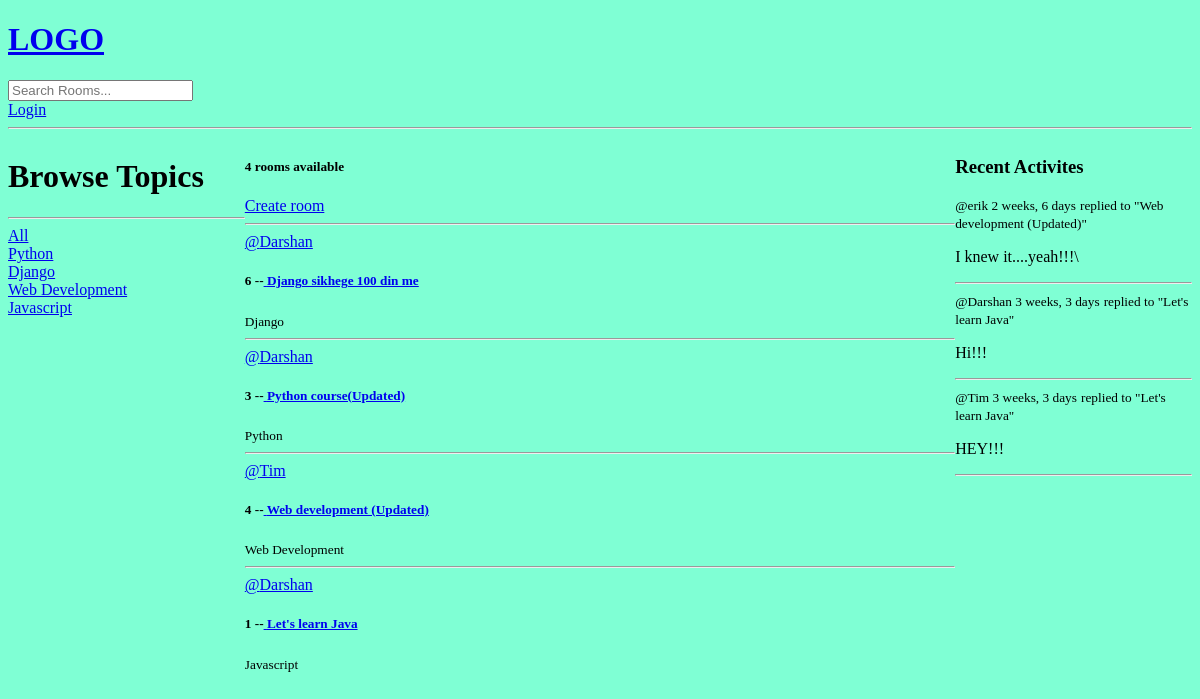
/, run on an earlier commit of the app's database.
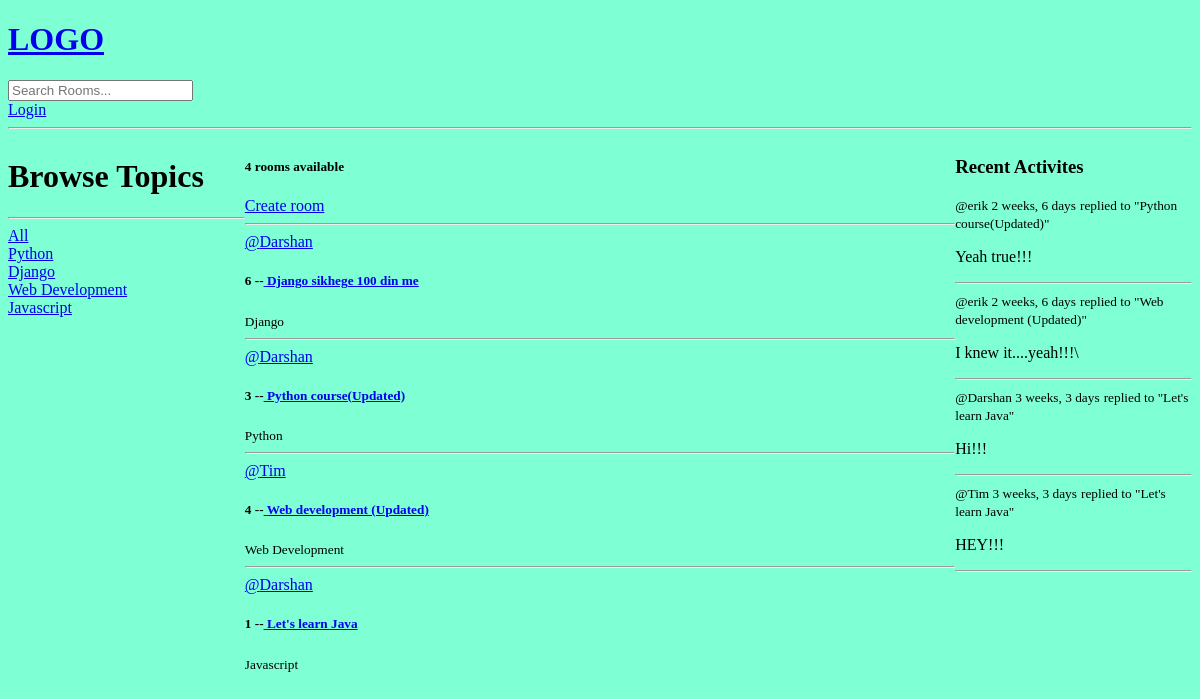
And on a later commit of the database.
### studyapp/models.py (models this page shows)
class Topic(models.Model):
    name=models.CharField(max_length=200)
    def __str__(self):
        return self.name

class Room(models.Model):
    host=models.ForeignKey(User,on_delete=models.CASCADE,null=True)
    topic=models.ForeignKey(Topic,on_delete=models.SET_NULL,null=True)
    name=models.CharField(max_length=200)
    description=models.TextField(null=True,blank=True)
    participants=models.ManyToManyField(User,related_name='participants',blank=True)
    updated=models.DateTimeField(auto_now=True)
    created=models.DateTimeField(auto_now_add=True)
    class Meta:
        ordering=['-updated','-created']
    def __str__(self):
        return self.name

class Message(models.Model):
    user=models.ForeignKey(User,on_delete=models.CASCADE)
    room=models.ForeignKey(Room,on_delete=models.CASCADE)
    body=models.TextField()
    updated=models.DateTimeField(auto_now=True)
    created=models.DateTimeField(auto_now_add=True)
    class Meta:
        ordering=['-updated','-created']
    def __str__(self) :
        return self.body[0:50]

### studyapp/views.py (the view)
# urls.py: path('',views.home,name='home'),
def home(request):
    q=request.GET.get('q') if request.GET.get('q')!=None else ''
    rooms=Room.objects.filter(Q(topic__name__icontains=q) | Q(name__icontains=q) | Q(description__icontains=q))
    topic=Topic.objects.all()
    room_count=rooms.count()
    room_messages=Message.objects.filter(room__topic__name__icontains=q)
    context={"rooms":rooms,"topic":topic,"room_count":room_count,'room_messages':room_messages}
    return render(request,'studyapp/home.html',context)

### studyapp/templates/studyapp/home.html (shortened to what this page needs)
{% extends 'main.html' %}
{% block content%}
<div class="block_container">
    <div class="block-sidebar">
        {% include 'studyapp/topic_component.html' %}
    </div>
    <div>
        <h5>{{room_count}} rooms available</h5>
        <div><a href="{% url 'create-room'%}">Create room</a></div>
        <div>
            {% include 'studyapp/feed_component.html' %}
        </div>
    </div>
    <div class="activity-container">
        {% include 'studyapp/activity_component.html' %}
    </div>
</div>
{%endblock content%}

### studyapp/templates/studyapp/topic_component.html
<h1>Browse Topics</h1>
<hr>
<div>
    <a href="{% url 'home'%}">All</a>
</div>
{%for t in topic%}
<div>
    <a href="{% url 'home'%}?q={{t.name}}">{{t.name}}</a>
</div>
{%endfor%}

### studyapp/templates/studyapp/feed_component.html (shortened to what this page needs)
{%for room in rooms%}
<div>
    <hr>
    <a href="{% url 'user-profile' room.host.id %}">@{{room.host.username}}</a>
    <h5> {{room.id}} --<a href="{% url 'room' room.id %}"> {{room.name}}</a></h5>
    <small>{{room.topic}}</small>
    <br>
</div>
{%endfor%}

### studyapp/templates/studyapp/activity_component.html (shortened to what this page needs)
<h3>Recent Activites</h3>
{%for message in room_messages%}
<div>
    <small>@{{message.user}} {{message.created | timesince}}</small>
    <small>replied to "{{message.room}}"</small>
    <p>{{message}}</p>
    <hr>
</div>
{%endfor%}

What changed in the data, as far as the page shows it:
added Message: user "erik", created "2 weeks, 6 days", room "Python course(Updated)", body "Yeah true!!!"
